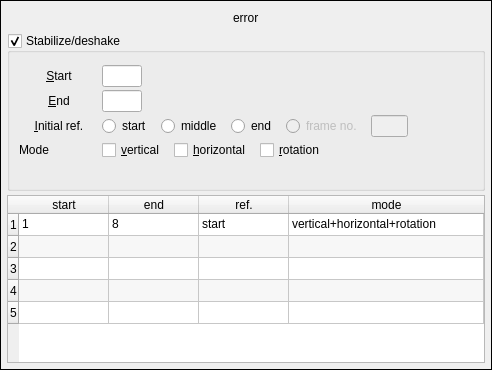
<?xml version="1.0" encoding="UTF-8"?>
<ui version="4.0">
 <class>widget_stabilize</class>
 <widget class="QWidget" name="widget_stabilize">
  <property name="geometry">
   <rect>
    <x>0</x>
    <y>0</y>
    <width>492</width>
    <height>370</height>
   </rect>
  </property>
  <property name="sizePolicy">
   <sizepolicy hsizetype="Preferred" vsizetype="Fixed">
    <horstretch>0</horstretch>
    <verstretch>0</verstretch>
   </sizepolicy>
  </property>
  <property name="minimumSize">
   <size>
    <width>0</width>
    <height>370</height>
   </size>
  </property>
  <layout class="QVBoxLayout" name="mainLayout">
   <property name="spacing">
    <number>0</number>
   </property>
   <property name="leftMargin">
    <number>0</number>
   </property>
   <property name="topMargin">
    <number>0</number>
   </property>
   <property name="rightMargin">
    <number>0</number>
   </property>
   <property name="bottomMargin">
    <number>0</number>
   </property>
   <item>
    <widget class="QFrame" name="frame">
     <property name="frameShape">
      <enum>QFrame::Panel</enum>
     </property>
     <property name="frameShadow">
      <enum>QFrame::Plain</enum>
     </property>
     <layout class="QVBoxLayout" name="verticalLayout_2">
      <property name="spacing">
       <number>4</number>
      </property>
      <property name="leftMargin">
       <number>6</number>
      </property>
      <property name="topMargin">
       <number>6</number>
      </property>
      <property name="rightMargin">
       <number>6</number>
      </property>
      <property name="bottomMargin">
       <number>6</number>
      </property>
      <item>
       <layout class="QHBoxLayout" name="horizontalLayout">
        <property name="spacing">
         <number>3</number>
        </property>
        <item>
         <widget class="QPushButton" name="pushButton_set_preview">
          <property name="sizePolicy">
           <sizepolicy hsizetype="Maximum" vsizetype="Maximum">
            <horstretch>0</horstretch>
            <verstretch>0</verstretch>
           </sizepolicy>
          </property>
          <property name="focusPolicy">
           <enum>Qt::NoFocus</enum>
          </property>
          <property name="text">
           <string/>
          </property>
          <property name="icon">
           <iconset>
            <normaloff>tools/icons/grey/eye.svg</normaloff>
            <normalon>tools/icons/blue/eye.svg</normalon>
            <disabledoff>tools/icons/grey/eye.svg</disabledoff>
            <disabledon>tools/icons/grey/eye.svg</disabledon>tools/icons/grey/eye.svg</iconset>
          </property>
          <property name="checkable">
           <bool>true</bool>
          </property>
          <property name="flat">
           <bool>true</bool>
          </property>
         </widget>
        </item>
        <item>
         <widget class="QPushButton" name="pushButton_stabilize">
          <property name="sizePolicy">
           <sizepolicy hsizetype="Maximum" vsizetype="Fixed">
            <horstretch>0</horstretch>
            <verstretch>0</verstretch>
           </sizepolicy>
          </property>
          <property name="focusPolicy">
           <enum>Qt::NoFocus</enum>
          </property>
          <property name="text">
           <string extracomment="Stabilize"/>
          </property>
          <property name="icon">
           <iconset>
            <normaloff>tools/icons/purple/refresh-cw.svg</normaloff>
            <normalon>tools/icons/purple/refresh-cw.svg</normalon>
            <disabledoff>tools/icons/grey/refresh-cw.svg</disabledoff>
            <disabledon>tools/icons/grey/refresh-cw.svg</disabledon>tools/icons/purple/refresh-cw.svg</iconset>
          </property>
          <property name="flat">
           <bool>true</bool>
          </property>
         </widget>
        </item>
        <item>
         <widget class="QPushButton" name="pushButton_guidelines">
          <property name="sizePolicy">
           <sizepolicy hsizetype="Maximum" vsizetype="Maximum">
            <horstretch>0</horstretch>
            <verstretch>0</verstretch>
           </sizepolicy>
          </property>
          <property name="focusPolicy">
           <enum>Qt::NoFocus</enum>
          </property>
          <property name="text">
           <string/>
          </property>
          <property name="icon">
           <iconset>
            <normaloff>tools/icons/grey/frame.svg</normaloff>
            <normalon>tools/icons/blue/frame.svg</normalon>tools/icons/grey/frame.svg</iconset>
          </property>
          <property name="checkable">
           <bool>true</bool>
          </property>
          <property name="autoDefault">
           <bool>false</bool>
          </property>
          <property name="flat">
           <bool>true</bool>
          </property>
         </widget>
        </item>
        <item>
         <spacer name="horizontalSpacer">
          <property name="orientation">
           <enum>Qt::Horizontal</enum>
          </property>
          <property name="sizeHint" stdset="0">
           <size>
            <width>5</width>
            <height>20</height>
           </size>
          </property>
         </spacer>
        </item>
        <item>
         <widget class="QLabel" name="label_message">
          <property name="text">
           <string>error</string>
          </property>
         </widget>
        </item>
        <item>
         <spacer name="horizontalSpacer_8">
          <property name="orientation">
           <enum>Qt::Horizontal</enum>
          </property>
          <property name="sizeHint" stdset="0">
           <size>
            <width>5</width>
            <height>20</height>
           </size>
          </property>
         </spacer>
        </item>
        <item>
         <widget class="QPushButton" name="pushButton_discard">
          <property name="sizePolicy">
           <sizepolicy hsizetype="Maximum" vsizetype="Maximum">
            <horstretch>0</horstretch>
            <verstretch>0</verstretch>
           </sizepolicy>
          </property>
          <property name="focusPolicy">
           <enum>Qt::NoFocus</enum>
          </property>
          <property name="text">
           <string/>
          </property>
          <property name="icon">
           <iconset>
            <normaloff>tools/icons/grey/undo.svg</normaloff>
            <normalon>tools/icons/purple/undo.svg</normalon>tools/icons/grey/undo.svg</iconset>
          </property>
          <property name="checkable">
           <bool>false</bool>
          </property>
          <property name="autoDefault">
           <bool>false</bool>
          </property>
          <property name="flat">
           <bool>true</bool>
          </property>
         </widget>
        </item>
        <item>
         <widget class="QPushButton" name="pushButton_save">
          <property name="sizePolicy">
           <sizepolicy hsizetype="Maximum" vsizetype="Maximum">
            <horstretch>0</horstretch>
            <verstretch>0</verstretch>
           </sizepolicy>
          </property>
          <property name="focusPolicy">
           <enum>Qt::NoFocus</enum>
          </property>
          <property name="text">
           <string/>
          </property>
          <property name="icon">
           <iconset>
            <normaloff>tools/icons/purple/save.svg</normaloff>tools/icons/purple/save.svg</iconset>
          </property>
          <property name="checkable">
           <bool>false</bool>
          </property>
          <property name="autoDefault">
           <bool>false</bool>
          </property>
          <property name="flat">
           <bool>true</bool>
          </property>
         </widget>
        </item>
        <item>
         <widget class="QPushButton" name="pushButton_close">
          <property name="sizePolicy">
           <sizepolicy hsizetype="Maximum" vsizetype="Maximum">
            <horstretch>0</horstretch>
            <verstretch>0</verstretch>
           </sizepolicy>
          </property>
          <property name="focusPolicy">
           <enum>Qt::NoFocus</enum>
          </property>
          <property name="text">
           <string/>
          </property>
          <property name="icon">
           <iconset>
            <normaloff>tools/icons/grey/x-square.svg</normaloff>
            <normalon>tools/icons/purple/x-square.svg</normalon>tools/icons/grey/x-square.svg</iconset>
          </property>
          <property name="checkable">
           <bool>false</bool>
          </property>
          <property name="autoDefault">
           <bool>false</bool>
          </property>
          <property name="flat">
           <bool>true</bool>
          </property>
         </widget>
        </item>
       </layout>
      </item>
      <item>
       <widget class="QGroupBox" name="groupBox_stabilize">
        <property name="focusPolicy">
         <enum>Qt::NoFocus</enum>
        </property>
        <property name="title">
         <string>Stabilize/deshake</string>
        </property>
        <property name="checkable">
         <bool>true</bool>
        </property>
        <layout class="QVBoxLayout" name="verticalLayout_4">
         <property name="spacing">
          <number>3</number>
         </property>
         <property name="leftMargin">
          <number>9</number>
         </property>
         <property name="topMargin">
          <number>12</number>
         </property>
         <property name="rightMargin">
          <number>3</number>
         </property>
         <property name="bottomMargin">
          <number>3</number>
         </property>
         <item>
          <layout class="QGridLayout" name="gridLayout">
           <property name="leftMargin">
            <number>0</number>
           </property>
           <property name="spacing">
            <number>3</number>
           </property>
           <item row="0" column="0">
            <widget class="QPushButton" name="pushButton_set_start">
             <property name="focusPolicy">
              <enum>Qt::NoFocus</enum>
             </property>
             <property name="layoutDirection">
              <enum>Qt::RightToLeft</enum>
             </property>
             <property name="text">
              <string>&amp;Start</string>
             </property>
             <property name="icon">
              <iconset>
               <normaloff>tools/icons/blue/log-out.svg</normaloff>
               <normalon>tools/icons/blue/log-out.svg</normalon>tools/icons/blue/log-out.svg</iconset>
             </property>
             <property name="flat">
              <bool>true</bool>
             </property>
            </widget>
           </item>
           <item row="3" column="3">
            <layout class="QHBoxLayout" name="horizontalLayout_6">
             <property name="spacing">
              <number>9</number>
             </property>
             <item>
              <widget class="QCheckBox" name="checkBox_vertical">
               <property name="text">
                <string>&amp;vertical</string>
               </property>
              </widget>
             </item>
             <item>
              <widget class="QCheckBox" name="checkBox_horizontal">
               <property name="text">
                <string>&amp;horizontal</string>
               </property>
              </widget>
             </item>
             <item>
              <widget class="QCheckBox" name="checkBox_rotation">
               <property name="text">
                <string>&amp;rotation</string>
               </property>
              </widget>
             </item>
             <item>
              <spacer name="horizontalSpacer_6">
               <property name="orientation">
                <enum>Qt::Horizontal</enum>
               </property>
               <property name="sizeHint" stdset="0">
                <size>
                 <width>40</width>
                 <height>20</height>
                </size>
               </property>
              </spacer>
             </item>
            </layout>
           </item>
           <item row="1" column="3">
            <layout class="QHBoxLayout" name="horizontalLayout_3">
             <item>
              <widget class="QLineEdit" name="lineEdit_end">
               <property name="maximumSize">
                <size>
                 <width>40</width>
                 <height>16777215</height>
                </size>
               </property>
               <property name="focusPolicy">
                <enum>Qt::NoFocus</enum>
               </property>
              </widget>
             </item>
             <item>
              <spacer name="horizontalSpacer_3">
               <property name="orientation">
                <enum>Qt::Horizontal</enum>
               </property>
               <property name="sizeHint" stdset="0">
                <size>
                 <width>40</width>
                 <height>20</height>
                </size>
               </property>
              </spacer>
             </item>
            </layout>
           </item>
           <item row="0" column="3">
            <layout class="QHBoxLayout" name="horizontalLayout_5">
             <item>
              <widget class="QLineEdit" name="lineEdit_start">
               <property name="maximumSize">
                <size>
                 <width>40</width>
                 <height>16777215</height>
                </size>
               </property>
               <property name="focusPolicy">
                <enum>Qt::NoFocus</enum>
               </property>
              </widget>
             </item>
             <item>
              <spacer name="horizontalSpacer_4">
               <property name="orientation">
                <enum>Qt::Horizontal</enum>
               </property>
               <property name="sizeHint" stdset="0">
                <size>
                 <width>40</width>
                 <height>20</height>
                </size>
               </property>
              </spacer>
             </item>
            </layout>
           </item>
           <item row="3" column="0">
            <widget class="QLabel" name="label_5">
             <property name="text">
              <string>Mode</string>
             </property>
            </widget>
           </item>
           <item row="2" column="3">
            <layout class="QHBoxLayout" name="horizontalLayout_4">
             <property name="spacing">
              <number>9</number>
             </property>
             <item>
              <widget class="QRadioButton" name="radioButton_start">
               <property name="focusPolicy">
                <enum>Qt::NoFocus</enum>
               </property>
               <property name="text">
                <string>start</string>
               </property>
              </widget>
             </item>
             <item>
              <widget class="QRadioButton" name="radioButton_middle">
               <property name="focusPolicy">
                <enum>Qt::NoFocus</enum>
               </property>
               <property name="text">
                <string>middle</string>
               </property>
              </widget>
             </item>
             <item>
              <widget class="QRadioButton" name="radioButton_end">
               <property name="focusPolicy">
                <enum>Qt::NoFocus</enum>
               </property>
               <property name="text">
                <string>end</string>
               </property>
              </widget>
             </item>
             <item>
              <widget class="QRadioButton" name="radioButton_frame_no">
               <property name="enabled">
                <bool>false</bool>
               </property>
               <property name="focusPolicy">
                <enum>Qt::NoFocus</enum>
               </property>
               <property name="text">
                <string>frame no.</string>
               </property>
              </widget>
             </item>
             <item>
              <widget class="QLineEdit" name="lineEdit_ref_frame_no">
               <property name="enabled">
                <bool>false</bool>
               </property>
               <property name="maximumSize">
                <size>
                 <width>40</width>
                 <height>16777215</height>
                </size>
               </property>
               <property name="focusPolicy">
                <enum>Qt::NoFocus</enum>
               </property>
               <property name="readOnly">
                <bool>true</bool>
               </property>
              </widget>
             </item>
             <item>
              <widget class="QPushButton" name="pushButton_set_ref">
               <property name="enabled">
                <bool>false</bool>
               </property>
               <property name="sizePolicy">
                <sizepolicy hsizetype="Maximum" vsizetype="Fixed">
                 <horstretch>0</horstretch>
                 <verstretch>0</verstretch>
                </sizepolicy>
               </property>
               <property name="maximumSize">
                <size>
                 <width>25</width>
                 <height>16777215</height>
                </size>
               </property>
               <property name="focusPolicy">
                <enum>Qt::NoFocus</enum>
               </property>
               <property name="text">
                <string/>
               </property>
               <property name="icon">
                <iconset>
                 <normaloff>tools/icons/blue/arrow-left-right.svg</normaloff>
                 <normalon>tools/icons/blue/arrow-left-right.svg</normalon>
                 <disabledoff>tools/icons/grey/arrow-left-right.svg</disabledoff>
                 <disabledon>tools/icons/grey/arrow-left-right.svg</disabledon>tools/icons/blue/arrow-left-right.svg</iconset>
               </property>
               <property name="flat">
                <bool>true</bool>
               </property>
              </widget>
             </item>
             <item>
              <spacer name="horizontalSpacer_2">
               <property name="orientation">
                <enum>Qt::Horizontal</enum>
               </property>
               <property name="sizeHint" stdset="0">
                <size>
                 <width>40</width>
                 <height>20</height>
                </size>
               </property>
              </spacer>
             </item>
            </layout>
           </item>
           <item row="1" column="0">
            <widget class="QPushButton" name="pushButton_set_end">
             <property name="focusPolicy">
              <enum>Qt::NoFocus</enum>
             </property>
             <property name="layoutDirection">
              <enum>Qt::RightToLeft</enum>
             </property>
             <property name="text">
              <string>&amp;End</string>
             </property>
             <property name="icon">
              <iconset>
               <normaloff>tools/icons/blue/log-in.svg</normaloff>
               <normalon>tools/icons/blue/log-in.svg</normalon>tools/icons/blue/log-in.svg</iconset>
             </property>
             <property name="flat">
              <bool>true</bool>
             </property>
            </widget>
           </item>
           <item row="2" column="0">
            <widget class="QPushButton" name="pushButton_switch_ref">
             <property name="enabled">
              <bool>true</bool>
             </property>
             <property name="focusPolicy">
              <enum>Qt::NoFocus</enum>
             </property>
             <property name="layoutDirection">
              <enum>Qt::LeftToRight</enum>
             </property>
             <property name="text">
              <string>&amp;Initial ref.</string>
             </property>
             <property name="flat">
              <bool>true</bool>
             </property>
            </widget>
           </item>
          </layout>
         </item>
         <item>
          <layout class="QHBoxLayout" name="horizontalLayout_2">
           <item>
            <widget class="QPushButton" name="pushButton_undo">
             <property name="sizePolicy">
              <sizepolicy hsizetype="Maximum" vsizetype="Fixed">
               <horstretch>0</horstretch>
               <verstretch>0</verstretch>
              </sizepolicy>
             </property>
             <property name="focusPolicy">
              <enum>Qt::NoFocus</enum>
             </property>
             <property name="text">
              <string extracomment="Undo (Ctrl-Z)"/>
             </property>
             <property name="icon">
              <iconset>
               <normaloff>tools/icons/purple/undo.svg</normaloff>tools/icons/purple/undo.svg</iconset>
             </property>
             <property name="flat">
              <bool>true</bool>
             </property>
            </widget>
           </item>
           <item>
            <spacer name="horizontalSpacer_7">
             <property name="orientation">
              <enum>Qt::Horizontal</enum>
             </property>
             <property name="sizeHint" stdset="0">
              <size>
               <width>40</width>
               <height>20</height>
              </size>
             </property>
            </spacer>
           </item>
           <item>
            <widget class="QPushButton" name="pushButton_set_segment">
             <property name="enabled">
              <bool>false</bool>
             </property>
             <property name="sizePolicy">
              <sizepolicy hsizetype="Maximum" vsizetype="Fixed">
               <horstretch>0</horstretch>
               <verstretch>0</verstretch>
              </sizepolicy>
             </property>
             <property name="maximumSize">
              <size>
               <width>25</width>
               <height>16777215</height>
              </size>
             </property>
             <property name="focusPolicy">
              <enum>Qt::NoFocus</enum>
             </property>
             <property name="text">
              <string/>
             </property>
             <property name="icon">
              <iconset>
               <normaloff>tools/icons/blue/arrow-big-down.svg</normaloff>
               <normalon>tools/icons/blue/arrow-big-down.svg</normalon>
               <disabledoff>tools/icons/grey/arrow-big-down.svg</disabledoff>
               <disabledon>tools/icons/grey/arrow-big-down.svg</disabledon>tools/icons/blue/arrow-big-down.svg</iconset>
             </property>
             <property name="flat">
              <bool>true</bool>
             </property>
            </widget>
           </item>
           <item>
            <spacer name="horizontalSpacer_5">
             <property name="orientation">
              <enum>Qt::Horizontal</enum>
             </property>
             <property name="sizeHint" stdset="0">
              <size>
               <width>40</width>
               <height>20</height>
              </size>
             </property>
            </spacer>
           </item>
          </layout>
         </item>
        </layout>
       </widget>
      </item>
      <item>
       <widget class="QTableWidget" name="tableWidget_stabilize">
        <property name="sizePolicy">
         <sizepolicy hsizetype="Preferred" vsizetype="Expanding">
          <horstretch>0</horstretch>
          <verstretch>0</verstretch>
         </sizepolicy>
        </property>
        <property name="focusPolicy">
         <enum>Qt::NoFocus</enum>
        </property>
        <property name="frameShape">
         <enum>QFrame::StyledPanel</enum>
        </property>
        <property name="frameShadow">
         <enum>QFrame::Sunken</enum>
        </property>
        <property name="horizontalScrollBarPolicy">
         <enum>Qt::ScrollBarAlwaysOff</enum>
        </property>
        <property name="sizeAdjustPolicy">
         <enum>QAbstractScrollArea::AdjustIgnored</enum>
        </property>
        <property name="editTriggers">
         <set>QAbstractItemView::SelectedClicked</set>
        </property>
        <property name="showDropIndicator" stdset="0">
         <bool>false</bool>
        </property>
        <property name="dragDropOverwriteMode">
         <bool>false</bool>
        </property>
        <property name="alternatingRowColors">
         <bool>true</bool>
        </property>
        <property name="selectionMode">
         <enum>QAbstractItemView::SingleSelection</enum>
        </property>
        <property name="selectionBehavior">
         <enum>QAbstractItemView::SelectRows</enum>
        </property>
        <property name="sortingEnabled">
         <bool>false</bool>
        </property>
        <property name="wordWrap">
         <bool>false</bool>
        </property>
        <property name="cornerButtonEnabled">
         <bool>false</bool>
        </property>
        <property name="rowCount">
         <number>5</number>
        </property>
        <property name="columnCount">
         <number>4</number>
        </property>
        <attribute name="horizontalHeaderDefaultSectionSize">
         <number>90</number>
        </attribute>
        <attribute name="horizontalHeaderStretchLastSection">
         <bool>true</bool>
        </attribute>
        <attribute name="verticalHeaderVisible">
         <bool>true</bool>
        </attribute>
        <attribute name="verticalHeaderCascadingSectionResizes">
         <bool>false</bool>
        </attribute>
        <attribute name="verticalHeaderMinimumSectionSize">
         <number>22</number>
        </attribute>
        <attribute name="verticalHeaderDefaultSectionSize">
         <number>22</number>
        </attribute>
        <attribute name="verticalHeaderHighlightSections">
         <bool>true</bool>
        </attribute>
        <attribute name="verticalHeaderStretchLastSection">
         <bool>false</bool>
        </attribute>
        <row>
         <property name="text">
          <string>1</string>
         </property>
        </row>
        <row/>
        <row/>
        <row/>
        <row/>
        <column>
         <property name="text">
          <string>start</string>
         </property>
        </column>
        <column>
         <property name="text">
          <string>end</string>
         </property>
        </column>
        <column>
         <property name="text">
          <string>ref.</string>
         </property>
        </column>
        <column>
         <property name="text">
          <string>mode</string>
         </property>
        </column>
        <item row="0" column="0">
         <property name="text">
          <string>1</string>
         </property>
        </item>
        <item row="0" column="1">
         <property name="text">
          <string>8</string>
         </property>
        </item>
        <item row="0" column="2">
         <property name="text">
          <string>start</string>
         </property>
        </item>
        <item row="0" column="3">
         <property name="text">
          <string>vertical+horizontal+rotation</string>
         </property>
        </item>
       </widget>
      </item>
     </layout>
    </widget>
   </item>
  </layout>
 </widget>
 <resources/>
 <connections/>
</ui>
